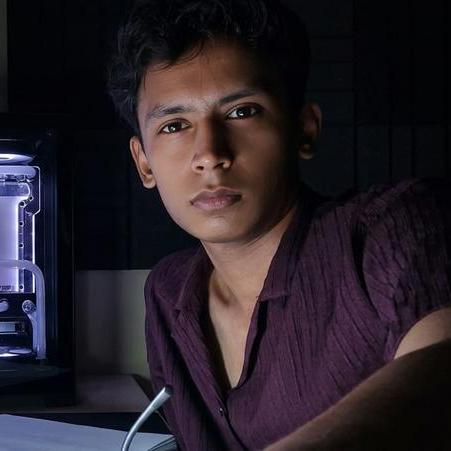
#> input picture source-photo.jpg, 451 x 451 px
$ python make_ascii_svg.py
#> lines starting #> are read from the running program, lines starting #| are printed output that depends on the picture
#!/usr/bin/env python3
"""
Convert portrait photo into a clean, monochrome animated ASCII SVG that
"types" itself in row by row like a terminal, then freezes.

Layout matches the standard 840x875 canvas so it pairs seamlessly with the
info card on GitHub.
"""
from PIL import Image, ImageEnhance, ImageOps
import html
import os
import sys

HERE = os.path.dirname(os.path.abspath(__file__))
SRC = sys.argv[1] if len(sys.argv) > 1 else os.path.join(HERE, "..", "source-photo.jpg")
OUT = sys.argv[2] if len(sys.argv) > 2 else os.path.join(HERE, "..", "suyash-ascii.svg")

COLS = 100
ROWS = 53
CELL_W = 8
CELL_H = 15
RAMP = " .`:-=+*cs#%@"  # dark background -> space, bright face -> dense chars

PAD = 20
TITLEBAR_H = 30
STATUS_H = 30
ART_W = COLS * CELL_W
ART_H = ROWS * CELL_H
CANVAS_W = ART_W + PAD * 2
CANVAS_H = TITLEBAR_H + ART_H + STATUS_H + PAD

BG = "#0d1117"
BG2 = "#111722"
FRAME = "#30363d"
TITLE_TEXT = "#7d8590"
INK = "#c9d1d9"
CURSOR = "#c9d1d9"

ROW_DUR = 0.10
STAGGER = 0.07
STATIC = bool(os.environ.get("STATIC"))

# ---- 1. Sample image into 100 x 53 character grid ------------------------
im = Image.open(SRC).convert("L")
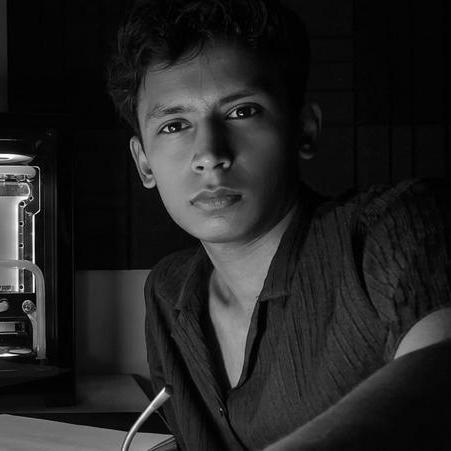
#> im: PIL image 451x451 L; min 0, max 254, mean 35.2
w, h = im.size
#> w = 451; h = 451
crop_box = (int(w * 0.08), int(h * 0.02), int(w * 0.92), int(h * 0.90))
#> crop_box = (36, 9, 414, 405)
im = im.crop(crop_box)
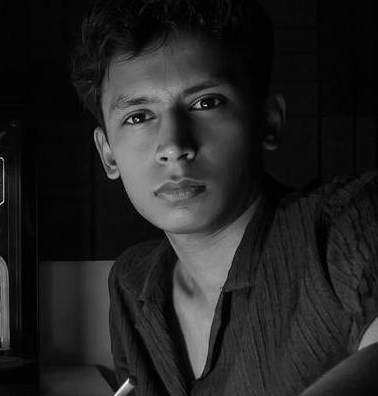
#> im: PIL image 378x396 L; min 0, max 247, mean 34.8
im = ImageOps.autocontrast(im, cutoff=1)
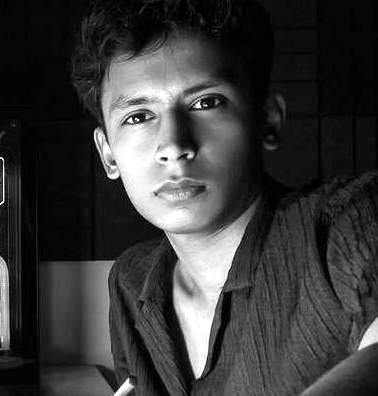
#> im: PIL image 378x396 L; min 0, max 255, mean 57.6
im = ImageEnhance.Brightness(im).enhance(1.4)
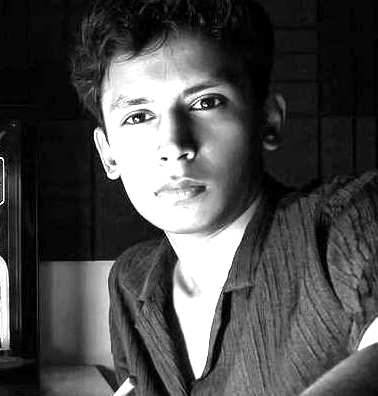
#> im: PIL image 378x396 L; min 0, max 255, mean 74.9
im = ImageEnhance.Contrast(im).enhance(1.6)
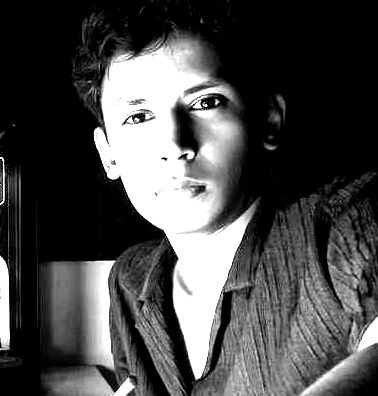
#> im: PIL image 378x396 L; min 0, max 255, mean 74.1
im = im.resize((COLS, ROWS), Image.Resampling.LANCZOS)
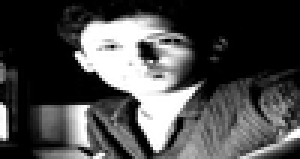
#> im: PIL image 100x53 L (shown 3 times larger); min 0, max 255, mean 74.1
px = im.load()

rows_txt = []
for y in range(ROWS):
    chars = []
    for x in range(COLS):
        lum = px[x, y] / 255.0
        if lum <= 0.14:
            chars.append(" ")
        else:
            idx = int(lum * (len(RAMP) - 1) + 0.5)
            idx = max(0, min(len(RAMP) - 1, idx))
            chars.append(RAMP[idx])
    rows_txt.append("".join(chars))
#> after the loop, rows_txt = 53 items

art_top = TITLEBAR_H + PAD * 0.35

# ---- 2. Assemble SVG -----------------------------------------------------
parts = []
parts.append(
    f'<svg xmlns="http://www.w3.org/2000/svg" width="{CANVAS_W}" height="{CANVAS_H}" '
    f'viewBox="0 0 {CANVAS_W} {CANVAS_H}" font-family="ui-monospace, SFMono-Regular, '
    f'Menlo, Consolas, monospace">'
)
parts.append(
    '<defs><linearGradient id="bg" x1="0" y1="0" x2="0" y2="1">'
    f'<stop offset="0" stop-color="{BG2}"/><stop offset="1" stop-color="{BG}"/>'
    '</linearGradient></defs>'
)
parts.append(f'<rect width="{CANVAS_W}" height="{CANVAS_H}" rx="12" fill="url(#bg)"/>')
parts.append(
    f'<rect x="0.5" y="0.5" width="{CANVAS_W-1}" height="{CANVAS_H-1}" rx="12" '
    f'fill="none" stroke="{FRAME}" stroke-width="1"/>'
)
parts.append(f'<line x1="0" y1="{TITLEBAR_H}" x2="{CANVAS_W}" y2="{TITLEBAR_H}" stroke="{FRAME}"/>')

for i, dotcol in enumerate(["#ff5f56", "#ffbd2e", "#27c93f"]):
    parts.append(f'<circle cx="{PAD + i*16}" cy="{TITLEBAR_H/2}" r="5" fill="{dotcol}"/>')
parts.append(
    f'<text x="{CANVAS_W/2}" y="{TITLEBAR_H/2 + 4}" fill="{TITLE_TEXT}" font-size="12" '
    f'text-anchor="middle">suyashx1@github: ~$ ./portrait.sh</text>'
)

font_size = CELL_H * 0.86
for ry, line in enumerate(rows_txt):
    y = art_top + ry * CELL_H + CELL_H * 0.74
    row_y = art_top + ry * CELL_H
    delay = ry * STAGGER
    safe = html.escape(line)
    text = (
        f'<text xml:space="preserve" x="{PAD}" y="{y:.1f}" fill="{INK}" '
        f'font-size="{font_size:.1f}" textLength="{ART_W}" lengthAdjust="spacing">{safe}</text>'
    )

    if STATIC:
        parts.append(text)
        continue

    parts.append(
        f'<clipPath id="r{ry}"><rect x="{PAD}" y="{row_y:.1f}" height="{CELL_H}" width="0">'
        f'<animate attributeName="width" from="0" to="{ART_W}" begin="{delay:.3f}s" '
        f'dur="{ROW_DUR:.2f}s" fill="freeze"/></rect></clipPath>'
    )
    parts.append(f'<g clip-path="url(#r{ry})">{text}</g>')
    parts.append(
        f'<rect y="{row_y+1:.1f}" width="{CELL_W}" height="{CELL_H-2}" fill="{CURSOR}" opacity="0">'
        f'<animate attributeName="x" from="{PAD}" to="{PAD+ART_W}" begin="{delay:.3f}s" '
        f'dur="{ROW_DUR:.2f}s" fill="freeze"/>'
        f'<set attributeName="opacity" to="0.85" begin="{delay:.3f}s"/>'
        f'<set attributeName="opacity" to="0" begin="{delay+ROW_DUR:.3f}s"/></rect>'
    )
#> this loop made 53 passes
#> (y, row_y, delay) on passes 1 to 12: (48.1, 37, 0), (63.1, 52, 0.07), (78.1, 67, 0.14), (93.1, 82, 0.21), (108.1, 97, 0.28), (123.1, 112, 0.35), (138.1, 127, 0.42), (153.1, 142, 0.49), (168.1, 157, 0.56), (183.1, 172, 0.63), (198.1, 187, 0.7), (213.1, 202, 0.77)
#> after the loop, parts = 168 items

# status bar with blinking cursor
status_line_y = TITLEBAR_H + ART_H + PAD * 0.35
status_y = status_line_y + 19
parts.append(
    f'<line x1="0" y1="{status_line_y:.1f}" x2="{CANVAS_W}" y2="{status_line_y:.1f}" stroke="{FRAME}"/>'
)
parts.append(
    f'<text x="{PAD}" y="{status_y:.1f}" fill="{TITLE_TEXT}" font-size="13">'
    f'suyashx1@github:~$ whoami <tspan fill="{INK}">Suyash Gupta</tspan></text>'
)
parts.append(
    f'<rect x="{PAD+215}" y="{status_y-12:.1f}" width="8" height="14" fill="{INK}">'
    f'<animate attributeName="opacity" values="1;1;0;0" keyTimes="0;0.5;0.51;1" '
    f'dur="1s" repeatCount="indefinite"/></rect>'
)

parts.append("</svg>")
svg = "".join(parts)
with open(OUT, "w", encoding="utf-8") as f:
    f.write(svg)
print(f"wrote {OUT} ({len(svg)} bytes; {CANVAS_W}x{CANVAS_H})")
#| wrote scripts/../suyash-ascii.svg (37807 bytes; 840x875)
